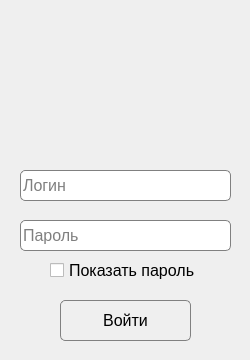
<?xml version="1.0" encoding="UTF-8"?>
<ui version="4.0">
 <class>Form</class>
 <widget class="QWidget" name="Form">
  <property name="geometry">
   <rect>
    <x>0</x>
    <y>0</y>
    <width>250</width>
    <height>360</height>
   </rect>
  </property>
  <property name="minimumSize">
   <size>
    <width>250</width>
    <height>360</height>
   </size>
  </property>
  <property name="maximumSize">
   <size>
    <width>250</width>
    <height>360</height>
   </size>
  </property>
  <property name="windowTitle">
   <string>Авторизация</string>
  </property>
  <property name="windowIcon">
   <iconset resource="res_rc.qrc">
    <normaloff>:/res/res/icon.png</normaloff>:/res/res/icon.png</iconset>
  </property>
  <property name="styleSheet">
   <string notr="true"/>
  </property>
  <widget class="QPushButton" name="pushButton">
   <property name="geometry">
    <rect>
     <x>60</x>
     <y>300</y>
     <width>131</width>
     <height>41</height>
    </rect>
   </property>
   <property name="font">
    <font>
     <family>Segoe UI</family>
     <pointsize>12</pointsize>
     <bold>false</bold>
    </font>
   </property>
   <property name="cursor">
    <cursorShape>PointingHandCursor</cursorShape>
   </property>
   <property name="styleSheet">
    <string notr="true">QPushButton {
border: 1px solid gray; border-radius: 5px;
}
QPushButton:hover {
border-color: #f97d7d;
}
QPushButton:pressed {
background-color: #f97d7d; border: 1px solid gray;
}</string>
   </property>
   <property name="text">
    <string>Войти</string>
   </property>
   <property name="icon">
    <iconset resource="res_rc.qrc">
     <normaloff>:/res/res/enter.svg</normaloff>:/res/res/enter.svg</iconset>
   </property>
   <property name="iconSize">
    <size>
     <width>15</width>
     <height>15</height>
    </size>
   </property>
   <property name="checkable">
    <bool>false</bool>
   </property>
  </widget>
  <widget class="QCheckBox" name="checkBox">
   <property name="geometry">
    <rect>
     <x>50</x>
     <y>260</y>
     <width>151</width>
     <height>21</height>
    </rect>
   </property>
   <property name="font">
    <font>
     <family>Segoe UI</family>
     <pointsize>12</pointsize>
     <bold>false</bold>
    </font>
   </property>
   <property name="cursor">
    <cursorShape>PointingHandCursor</cursorShape>
   </property>
   <property name="styleSheet">
    <string notr="true"/>
   </property>
   <property name="text">
    <string>Показать пароль</string>
   </property>
  </widget>
  <widget class="QLineEdit" name="lineEdit">
   <property name="geometry">
    <rect>
     <x>20</x>
     <y>170</y>
     <width>211</width>
     <height>31</height>
    </rect>
   </property>
   <property name="font">
    <font>
     <pointsize>12</pointsize>
    </font>
   </property>
   <property name="cursor">
    <cursorShape>IBeamCursor</cursorShape>
   </property>
   <property name="styleSheet">
    <string notr="true">QLineEdit { 
border: 1px solid gray; border-radius: 5px
}
QLineEdit:hover { 
border-color: #f97d7d;
}</string>
   </property>
   <property name="text">
    <string/>
   </property>
   <property name="maxLength">
    <number>20</number>
   </property>
   <property name="echoMode">
    <enum>QLineEdit::Normal</enum>
   </property>
   <property name="placeholderText">
    <string>Логин</string>
   </property>
   <property name="cursorMoveStyle">
    <enum>Qt::VisualMoveStyle</enum>
   </property>
   <property name="clearButtonEnabled">
    <bool>true</bool>
   </property>
  </widget>
  <widget class="QLineEdit" name="lineEdit_2">
   <property name="geometry">
    <rect>
     <x>20</x>
     <y>220</y>
     <width>211</width>
     <height>31</height>
    </rect>
   </property>
   <property name="font">
    <font>
     <pointsize>12</pointsize>
    </font>
   </property>
   <property name="styleSheet">
    <string notr="true">QLineEdit { 
border: 1px solid gray; border-radius: 5px
}
QLineEdit:hover { 
border-color: #f97d7d;
}</string>
   </property>
   <property name="text">
    <string/>
   </property>
   <property name="maxLength">
    <number>18</number>
   </property>
   <property name="frame">
    <bool>true</bool>
   </property>
   <property name="echoMode">
    <enum>QLineEdit::Password</enum>
   </property>
   <property name="cursorPosition">
    <number>0</number>
   </property>
   <property name="dragEnabled">
    <bool>false</bool>
   </property>
   <property name="readOnly">
    <bool>false</bool>
   </property>
   <property name="placeholderText">
    <string>Пароль</string>
   </property>
   <property name="cursorMoveStyle">
    <enum>Qt::LogicalMoveStyle</enum>
   </property>
   <property name="clearButtonEnabled">
    <bool>true</bool>
   </property>
  </widget>
  <widget class="QLabel" name="label_4">
   <property name="geometry">
    <rect>
     <x>20</x>
     <y>10</y>
     <width>211</width>
     <height>171</height>
    </rect>
   </property>
   <property name="text">
    <string/>
   </property>
   <property name="pixmap">
    <pixmap resource="res_rc.qrc">:/res/res/login.png</pixmap>
   </property>
   <property name="scaledContents">
    <bool>true</bool>
   </property>
  </widget>
 </widget>
 <resources>
  <include location="res_rc.qrc"/>
 </resources>
 <connections/>
</ui>
